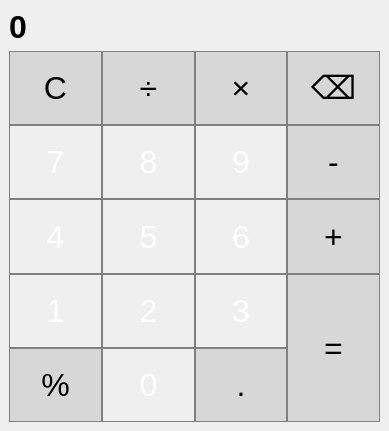
<?xml version="1.0" encoding="UTF-8"?>
<ui version="4.0">
 <class>Calculator</class>
 <widget class="QMainWindow" name="Calculator">
  <property name="geometry">
   <rect>
    <x>0</x>
    <y>0</y>
    <width>389</width>
    <height>431</height>
   </rect>
  </property>
  <property name="windowTitle">
   <string>Calculator</string>
  </property>
  <widget class="QWidget" name="centralwidget">
   <layout class="QVBoxLayout" name="verticalLayout" stretch="0,5">
    <item>
     <widget class="QLabel" name="result">
      <property name="sizePolicy">
       <sizepolicy hsizetype="Preferred" vsizetype="Preferred">
        <horstretch>0</horstretch>
        <verstretch>0</verstretch>
       </sizepolicy>
      </property>
      <property name="font">
       <font>
        <pointsize>24</pointsize>
        <bold>true</bold>
       </font>
      </property>
      <property name="accessibleDescription">
       <string/>
      </property>
      <property name="styleSheet">
       <string notr="true">QLabel {
  qproperty-alignment: 'AlignVCenter | AlignRight';
  border: 1px solid gray;
}

background-color : white;</string>
      </property>
      <property name="text">
       <string>0</string>
      </property>
      <property name="alignment">
       <set>Qt::AlignLeading|Qt::AlignLeft|Qt::AlignTop</set>
      </property>
      <property name="margin">
       <number>10</number>
      </property>
     </widget>
    </item>
    <item>
     <layout class="QGridLayout" name="gridLayout">
      <property name="sizeConstraint">
       <enum>QLayout::SetDefaultConstraint</enum>
      </property>
      <property name="topMargin">
       <number>0</number>
      </property>
      <property name="spacing">
       <number>0</number>
      </property>
      <item row="2" column="2">
       <widget class="QPushButton" name="pushButton_6">
        <property name="sizePolicy">
         <sizepolicy hsizetype="Minimum" vsizetype="Preferred">
          <horstretch>0</horstretch>
          <verstretch>0</verstretch>
         </sizepolicy>
        </property>
        <property name="font">
         <font>
          <pointsize>24</pointsize>
         </font>
        </property>
        <property name="styleSheet">
         <string notr="true">QPushButton {
   border: 1px solid gray;
	color: white;
}
QPushButton:pressed {
    background-color: qlineargradient(x1: 0, y1: 0, x2: 0, y2: 1,
                                      stop: 0 #dadbde, stop: 1 #f6f7fa);
}</string>
        </property>
        <property name="text">
         <string>6</string>
        </property>
       </widget>
      </item>
      <item row="4" column="0">
       <widget class="QPushButton" name="pushButton_percent">
        <property name="sizePolicy">
         <sizepolicy hsizetype="Minimum" vsizetype="Preferred">
          <horstretch>0</horstretch>
          <verstretch>0</verstretch>
         </sizepolicy>
        </property>
        <property name="font">
         <font>
          <pointsize>24</pointsize>
         </font>
        </property>
        <property name="styleSheet">
         <string notr="true">QPushButton {
  background-color: rgb(215, 215, 215);
  border: 1px solid gray;
}
QPushButton:pressed {
    background-color: qlineargradient(x1: 0, y1: 0, x2: 0, y2: 1,
                                      stop: 0 #BEBEBE, stop: 1 #D7D7D7);
}</string>
        </property>
        <property name="text">
         <string>%</string>
        </property>
       </widget>
      </item>
      <item row="0" column="0">
       <widget class="QPushButton" name="pushButton_clear">
        <property name="sizePolicy">
         <sizepolicy hsizetype="Minimum" vsizetype="Preferred">
          <horstretch>0</horstretch>
          <verstretch>0</verstretch>
         </sizepolicy>
        </property>
        <property name="font">
         <font>
          <pointsize>24</pointsize>
         </font>
        </property>
        <property name="styleSheet">
         <string notr="true">QPushButton {
  background-color: rgb(215, 215, 215);
  border: 1px solid gray;
}
QPushButton:pressed {
    background-color: qlineargradient(x1: 0, y1: 0, x2: 0, y2: 1,
                                      stop: 0 #BEBEBE, stop: 1 #D7D7D7);
}</string>
        </property>
        <property name="text">
         <string>C</string>
        </property>
       </widget>
      </item>
      <item row="0" column="2">
       <widget class="QPushButton" name="pushButton_mul">
        <property name="sizePolicy">
         <sizepolicy hsizetype="Minimum" vsizetype="Preferred">
          <horstretch>0</horstretch>
          <verstretch>0</verstretch>
         </sizepolicy>
        </property>
        <property name="font">
         <font>
          <pointsize>24</pointsize>
         </font>
        </property>
        <property name="styleSheet">
         <string notr="true">QPushButton {
  background-color: rgb(215, 215, 215);
  border: 1px solid gray;
}
QPushButton:pressed {
    background-color: qlineargradient(x1: 0, y1: 0, x2: 0, y2: 1,
                                      stop: 0 #BEBEBE, stop: 1 #D7D7D7);
}</string>
        </property>
        <property name="text">
         <string>×</string>
        </property>
       </widget>
      </item>
      <item row="0" column="1">
       <widget class="QPushButton" name="pushButton_div">
        <property name="sizePolicy">
         <sizepolicy hsizetype="Minimum" vsizetype="Preferred">
          <horstretch>0</horstretch>
          <verstretch>0</verstretch>
         </sizepolicy>
        </property>
        <property name="font">
         <font>
          <pointsize>24</pointsize>
         </font>
        </property>
        <property name="styleSheet">
         <string notr="true">QPushButton {
  background-color: rgb(215, 215, 215);
  border: 1px solid gray;
}
QPushButton:pressed {
    background-color: qlineargradient(x1: 0, y1: 0, x2: 0, y2: 1,
                                      stop: 0 #BEBEBE, stop: 1 #D7D7D7);
}</string>
        </property>
        <property name="text">
         <string>÷</string>
        </property>
       </widget>
      </item>
      <item row="3" column="1">
       <widget class="QPushButton" name="pushButton_2">
        <property name="sizePolicy">
         <sizepolicy hsizetype="Minimum" vsizetype="Preferred">
          <horstretch>0</horstretch>
          <verstretch>0</verstretch>
         </sizepolicy>
        </property>
        <property name="font">
         <font>
          <pointsize>24</pointsize>
         </font>
        </property>
        <property name="styleSheet">
         <string notr="true">QPushButton {
   border: 1px solid gray;
	color: white;
}
QPushButton:pressed {
    background-color: qlineargradient(x1: 0, y1: 0, x2: 0, y2: 1,
                                      stop: 0 #dadbde, stop: 1 #f6f7fa);
}</string>
        </property>
        <property name="text">
         <string>2</string>
        </property>
       </widget>
      </item>
      <item row="3" column="0">
       <widget class="QPushButton" name="pushButton_1">
        <property name="sizePolicy">
         <sizepolicy hsizetype="Minimum" vsizetype="Preferred">
          <horstretch>0</horstretch>
          <verstretch>0</verstretch>
         </sizepolicy>
        </property>
        <property name="font">
         <font>
          <pointsize>24</pointsize>
         </font>
        </property>
        <property name="styleSheet">
         <string notr="true">QPushButton {
   border: 1px solid gray;
	color: white;
}
QPushButton:pressed {
    background-color: qlineargradient(x1: 0, y1: 0, x2: 0, y2: 1,
                                      stop: 0 #dadbde, stop: 1 #f6f7fa);
}</string>
        </property>
        <property name="text">
         <string>1</string>
        </property>
       </widget>
      </item>
      <item row="1" column="1">
       <widget class="QPushButton" name="pushButton_8">
        <property name="sizePolicy">
         <sizepolicy hsizetype="Minimum" vsizetype="Preferred">
          <horstretch>0</horstretch>
          <verstretch>0</verstretch>
         </sizepolicy>
        </property>
        <property name="font">
         <font>
          <pointsize>24</pointsize>
         </font>
        </property>
        <property name="styleSheet">
         <string notr="true">QPushButton {
   border: 1px solid gray;
	color: white;
}
QPushButton:pressed {
    background-color: qlineargradient(x1: 0, y1: 0, x2: 0, y2: 1,
                                      stop: 0 #dadbde, stop: 1 #f6f7fa);
}</string>
        </property>
        <property name="text">
         <string>8</string>
        </property>
       </widget>
      </item>
      <item row="4" column="1">
       <widget class="QPushButton" name="pushButton_0">
        <property name="sizePolicy">
         <sizepolicy hsizetype="Minimum" vsizetype="Preferred">
          <horstretch>0</horstretch>
          <verstretch>0</verstretch>
         </sizepolicy>
        </property>
        <property name="font">
         <font>
          <pointsize>24</pointsize>
         </font>
        </property>
        <property name="styleSheet">
         <string notr="true">QPushButton {
   border: 1px solid gray;
	color: white;
}
QPushButton:pressed {
    background-color: qlineargradient(x1: 0, y1: 0, x2: 0, y2: 1,
                                      stop: 0 #dadbde, stop: 1 #f6f7fa);
}</string>
        </property>
        <property name="text">
         <string>0</string>
        </property>
       </widget>
      </item>
      <item row="4" column="2">
       <widget class="QPushButton" name="pushButton_point">
        <property name="sizePolicy">
         <sizepolicy hsizetype="Minimum" vsizetype="Preferred">
          <horstretch>0</horstretch>
          <verstretch>0</verstretch>
         </sizepolicy>
        </property>
        <property name="font">
         <font>
          <pointsize>24</pointsize>
         </font>
        </property>
        <property name="styleSheet">
         <string notr="true">QPushButton {
  background-color: rgb(215, 215, 215);
  border: 1px solid gray;
}
QPushButton:pressed {
    background-color: qlineargradient(x1: 0, y1: 0, x2: 0, y2: 1,
                                      stop: 0 #BEBEBE, stop: 1 #D7D7D7);
}</string>
        </property>
        <property name="text">
         <string>.</string>
        </property>
       </widget>
      </item>
      <item row="1" column="3">
       <widget class="QPushButton" name="pushButton_sub">
        <property name="sizePolicy">
         <sizepolicy hsizetype="Minimum" vsizetype="Preferred">
          <horstretch>0</horstretch>
          <verstretch>0</verstretch>
         </sizepolicy>
        </property>
        <property name="font">
         <font>
          <pointsize>24</pointsize>
         </font>
        </property>
        <property name="styleSheet">
         <string notr="true">QPushButton {
  background-color: rgb(215, 215, 215);
  border: 1px solid gray;
}
QPushButton:pressed {
    background-color: qlineargradient(x1: 0, y1: 0, x2: 0, y2: 1,
                                      stop: 0 #BEBEBE, stop: 1 #D7D7D7);
}</string>
        </property>
        <property name="text">
         <string>-</string>
        </property>
       </widget>
      </item>
      <item row="1" column="0">
       <widget class="QPushButton" name="pushButton_7">
        <property name="sizePolicy">
         <sizepolicy hsizetype="Minimum" vsizetype="Preferred">
          <horstretch>0</horstretch>
          <verstretch>0</verstretch>
         </sizepolicy>
        </property>
        <property name="font">
         <font>
          <pointsize>24</pointsize>
         </font>
        </property>
        <property name="styleSheet">
         <string notr="true">QPushButton {
   border: 1px solid gray;
	color: white;
}
QPushButton:pressed {
    background-color: qlineargradient(x1: 0, y1: 0, x2: 0, y2: 1,
                                      stop: 0 #dadbde, stop: 1 #f6f7fa);
}</string>
        </property>
        <property name="text">
         <string>7</string>
        </property>
       </widget>
      </item>
      <item row="2" column="0">
       <widget class="QPushButton" name="pushButton_4">
        <property name="sizePolicy">
         <sizepolicy hsizetype="Minimum" vsizetype="Preferred">
          <horstretch>0</horstretch>
          <verstretch>0</verstretch>
         </sizepolicy>
        </property>
        <property name="font">
         <font>
          <pointsize>24</pointsize>
         </font>
        </property>
        <property name="styleSheet">
         <string notr="true">QPushButton {
   border: 1px solid gray;
	color: white;
}
QPushButton:pressed {
    background-color: qlineargradient(x1: 0, y1: 0, x2: 0, y2: 1,
                                      stop: 0 #dadbde, stop: 1 #f6f7fa);
}</string>
        </property>
        <property name="text">
         <string>4</string>
        </property>
       </widget>
      </item>
      <item row="0" column="3">
       <widget class="QPushButton" name="pushButton_backspace">
        <property name="sizePolicy">
         <sizepolicy hsizetype="Minimum" vsizetype="Preferred">
          <horstretch>0</horstretch>
          <verstretch>0</verstretch>
         </sizepolicy>
        </property>
        <property name="font">
         <font>
          <pointsize>24</pointsize>
         </font>
        </property>
        <property name="styleSheet">
         <string notr="true">QPushButton {
  background-color: rgb(215, 215, 215);
  border: 1px solid gray;
}
QPushButton:pressed {
    background-color: qlineargradient(x1: 0, y1: 0, x2: 0, y2: 1,
                                      stop: 0 #BEBEBE, stop: 1 #D7D7D7);
}</string>
        </property>
        <property name="text">
         <string>⌫</string>
        </property>
       </widget>
      </item>
      <item row="1" column="2">
       <widget class="QPushButton" name="pushButton_9">
        <property name="sizePolicy">
         <sizepolicy hsizetype="Minimum" vsizetype="Preferred">
          <horstretch>0</horstretch>
          <verstretch>0</verstretch>
         </sizepolicy>
        </property>
        <property name="font">
         <font>
          <pointsize>24</pointsize>
         </font>
        </property>
        <property name="styleSheet">
         <string notr="true">QPushButton {
   border: 1px solid gray;
	color: white;
}
QPushButton:pressed {
    background-color: qlineargradient(x1: 0, y1: 0, x2: 0, y2: 1,
                                      stop: 0 #dadbde, stop: 1 #f6f7fa);
}</string>
        </property>
        <property name="text">
         <string>9</string>
        </property>
       </widget>
      </item>
      <item row="2" column="1">
       <widget class="QPushButton" name="pushButton_5">
        <property name="sizePolicy">
         <sizepolicy hsizetype="Minimum" vsizetype="Preferred">
          <horstretch>0</horstretch>
          <verstretch>0</verstretch>
         </sizepolicy>
        </property>
        <property name="font">
         <font>
          <pointsize>24</pointsize>
         </font>
        </property>
        <property name="styleSheet">
         <string notr="true">QPushButton {
   border: 1px solid gray;
	color: white;
}
QPushButton:pressed {
    background-color: qlineargradient(x1: 0, y1: 0, x2: 0, y2: 1,
                                      stop: 0 #dadbde, stop: 1 #f6f7fa);
}</string>
        </property>
        <property name="text">
         <string>5</string>
        </property>
       </widget>
      </item>
      <item row="2" column="3">
       <widget class="QPushButton" name="pushButton_add">
        <property name="sizePolicy">
         <sizepolicy hsizetype="Minimum" vsizetype="Preferred">
          <horstretch>0</horstretch>
          <verstretch>0</verstretch>
         </sizepolicy>
        </property>
        <property name="font">
         <font>
          <pointsize>24</pointsize>
         </font>
        </property>
        <property name="styleSheet">
         <string notr="true">QPushButton {
  background-color: rgb(215, 215, 215);
  border: 1px solid gray;
}
QPushButton:pressed {
    background-color: qlineargradient(x1: 0, y1: 0, x2: 0, y2: 1,
                                      stop: 0 #BEBEBE, stop: 1 #D7D7D7);
}</string>
        </property>
        <property name="text">
         <string>+</string>
        </property>
       </widget>
      </item>
      <item row="3" column="2">
       <widget class="QPushButton" name="pushButton_3">
        <property name="sizePolicy">
         <sizepolicy hsizetype="Minimum" vsizetype="Preferred">
          <horstretch>0</horstretch>
          <verstretch>0</verstretch>
         </sizepolicy>
        </property>
        <property name="font">
         <font>
          <pointsize>24</pointsize>
         </font>
        </property>
        <property name="styleSheet">
         <string notr="true">QPushButton {
   border: 1px solid gray;
	color: white;
}
QPushButton:pressed {
    background-color: qlineargradient(x1: 0, y1: 0, x2: 0, y2: 1,
                                      stop: 0 #dadbde, stop: 1 #f6f7fa);
}</string>
        </property>
        <property name="text">
         <string>3</string>
        </property>
       </widget>
      </item>
      <item row="3" column="3" rowspan="2">
       <widget class="QPushButton" name="pushButton_equal">
        <property name="sizePolicy">
         <sizepolicy hsizetype="Minimum" vsizetype="Preferred">
          <horstretch>0</horstretch>
          <verstretch>0</verstretch>
         </sizepolicy>
        </property>
        <property name="font">
         <font>
          <pointsize>24</pointsize>
         </font>
        </property>
        <property name="styleSheet">
         <string notr="true">QPushButton {
  background-color: rgb(215, 215, 215);
  border: 1px solid gray;
}
QPushButton:pressed {
    background-color: qlineargradient(x1: 0, y1: 0, x2: 0, y2: 1,
                                      stop: 0 #BEBEBE, stop: 1 #D7D7D7);
}</string>
        </property>
        <property name="text">
         <string>=</string>
        </property>
       </widget>
      </item>
     </layout>
    </item>
   </layout>
  </widget>
 </widget>
 <resources/>
 <connections/>
</ui>
